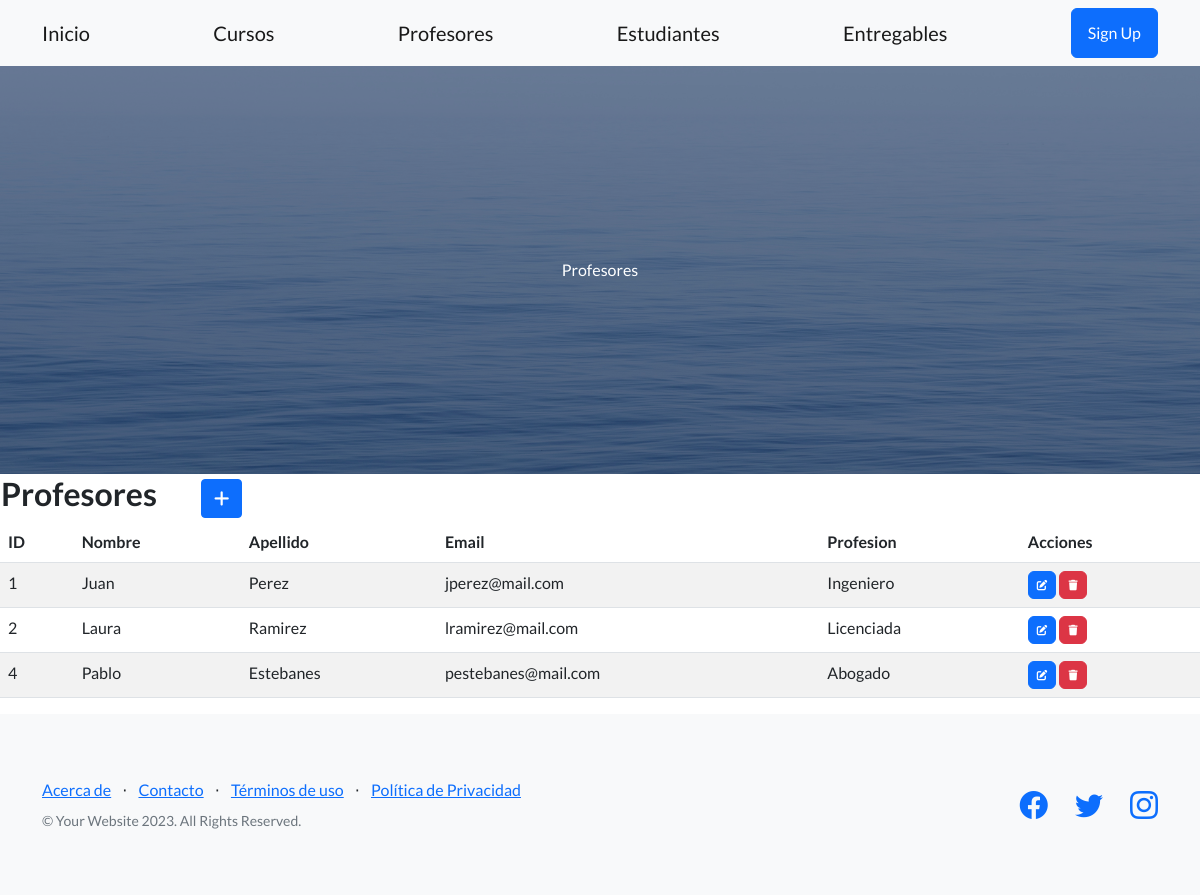
The page /profesores/ on the database its author committed.
### aplicacion/models.py (models this page shows)
class Profesor(models.Model):
    nombre = models.CharField(max_length=30)
    apellido = models.CharField(max_length=30)
    email = models.EmailField()
    profesion = models.CharField(max_length=30)

### aplicacion/views.py (the view)
# urls.py: path('profesores/', profesores, name="profesores" ),
def profesores(request):
    contexto = {'profesores': Profesor.objects.all()}
    return render(request, "aplicacion/profesores.html", contexto)

### aplicacion/templates/aplicacion/profesores.html (shortened to what this page needs)
{% extends 'aplicacion/base.html' %}
{% load static %}
{% block titulo %}
    Profesores
{% endblock titulo %}
{% block contenido %}
<table>
    <tr>
        <td width="200"><h2>Profesores</h2></td>
        <td>
            <a
            href="{% url 'crear_profesor' %}"
            class="btn btn-primary btn-sm"
            >
            </a>
        </td>
    </tr>
</table>
<table class="table table-striped">
    <thead>
        <tr>
            <th>ID</th>
            <th>Nombre</th>
            <th>Apellido</th>
            <th>Email</th>
            <th>Profesion</th>
            <th>Acciones</th>
        </tr>
    </thead>
    <tbody>
    {% for profesor in profesores %}
    <tr>
        <td>{{ profesor.id }}</td>
        <td>{{ profesor.nombre }}</td>
        <td>{{ profesor.apellido }}</td>
        <td>{{ profesor.email }}</td>
        <td>{{ profesor.profesion }}</td>
        <td>
            <a
              href="{% url 'modificar_profesor' profesor.id %}"
              class="btn btn-primary"
              style="--bs-btn-padding-y: .25rem; --bs-btn-padding-x: .5rem; --bs-btn-font-size: .75rem;"
              >
            </a>
            <a
              href="{% url 'eliminar_profesor' profesor.id %}"
              class="btn btn-danger"
              style="--bs-btn-padding-y: .25rem; --bs-btn-padding-x: .5rem; --bs-btn-font-size: .75rem;"
              >
            </a>
          </td>
    </tr>
    {% endfor %}
    </tbody>
</table>
{% endblock contenido %}

### rows shown on the page
Profesor: id "1", nombre "Juan", apellido "Perez", email "jperez@mail.com", profesion "Ingeniero"
Profesor: id "2", nombre "Laura", apellido "Ramirez", email "lramirez@mail.com", profesion "Licenciada"
Profesor: id "4", nombre "Pablo", apellido "Estebanes", email "pestebanes@mail.com", profesion "Abogado"
